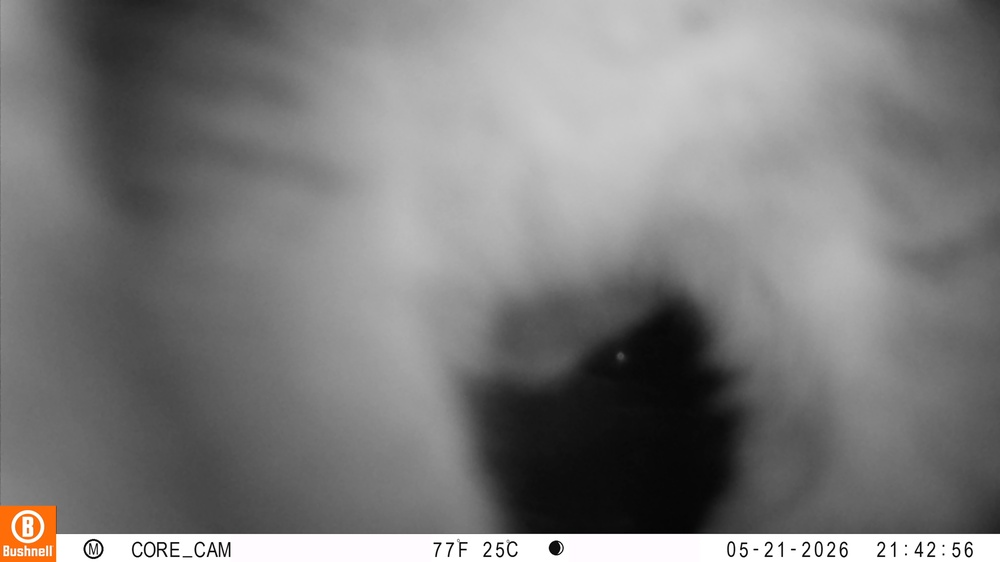
#> input picture kukangsort-backend/backend/sample_testing/Copy of 05210910.JPG, 1000 x 562 px, shrunk from 3840 x 2160 before the run
$ python -i preprocessing.py   (imports and definitions only)   (older library calls are emulated)
#> lines starting #> are read from the running program, lines starting #| are printed output that depends on the picture
#> further down, picture is the input picture: shape (562, 1000, 3); mean B, G, R 123.9, 124.3, 124.9
"""
preprocessing.py — DISALIN PERSIS dari kukang_behaviour.ipynb (Step 3).

Preprocessing di inference WAJIB identik dengan yang dipakai saat training,
kalau tidak, distribusi input model bergeser dan akurasi anjlok tanpa jejak.
Jangan ubah nilai apa pun di sini tanpa melatih ulang model.

Pipeline: CLAHE -> Unsharp Masking -> Normalize Brightness
Blur score: Laplacian Variance (untuk info, bukan bagian preprocessing model).
"""
import cv2
import numpy as np


def blur_score(img_bgr: np.ndarray) -> float:
    """Laplacian Variance — tinggi = tajam, rendah = blur."""
    gray = cv2.cvtColor(img_bgr, cv2.COLOR_BGR2GRAY)
    return round(cv2.Laplacian(gray, cv2.CV_64F).var(), 2)


def blur_label(score: float) -> str:
    if score < 50:
        return "sangat blur"
    elif score < 200:
        return "cukup blur"
    elif score < 500:
        return "sedang"
    return "tajam"


def is_grayscale(img_bgr: np.ndarray) -> bool:
    b, g, r = cv2.split(img_bgr)
    diff_bg = np.mean(np.abs(b.astype(int) - g.astype(int)))
#> diff_bg = 0.479
    diff_br = np.mean(np.abs(b.astype(int) - r.astype(int)))
#> diff_br = 0.991
    return (diff_bg + diff_br) / 2 < 5


def apply_clahe(img_bgr: np.ndarray) -> np.ndarray:
    clahe = cv2.createCLAHE(clipLimit=2.0, tileGridSize=(8, 8))
    if is_grayscale(img_bgr):
        gray = cv2.cvtColor(img_bgr, cv2.COLOR_BGR2GRAY)
        return cv2.cvtColor(clahe.apply(gray), cv2.COLOR_GRAY2BGR)
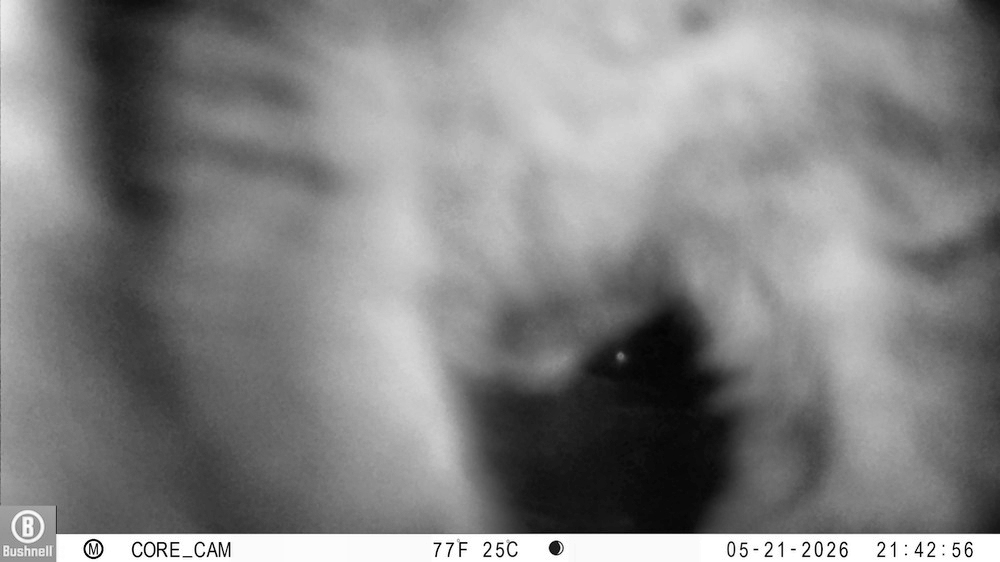
#> returned value: shape (562, 1000, 3); min 1, max 255, mean 130.8
    lab = cv2.cvtColor(img_bgr, cv2.COLOR_BGR2LAB)
    l, a, b = cv2.split(lab)
    l = clahe.apply(l)
    return cv2.cvtColor(cv2.merge([l, a, b]), cv2.COLOR_LAB2BGR)


def unsharp_mask(img_bgr: np.ndarray, strength: float = 1.5) -> np.ndarray:
#> called with strength = 1.5
    blurred = cv2.GaussianBlur(img_bgr, (0, 0), sigmaX=2)
    return cv2.addWeighted(img_bgr, 1 + strength, blurred, -strength, 0)


def normalize_brightness(img_bgr: np.ndarray, target_mean: float = 120.0) -> np.ndarray:
#> called with target_mean = 120
    current_mean = np.mean(img_bgr)
#> current_mean = 130.5
    if current_mean < 1:
        return img_bgr
    scale = target_mean / current_mean
#> scale = 0.919
    return np.clip(img_bgr.astype(np.float32) * scale, 0, 255).astype(np.uint8)
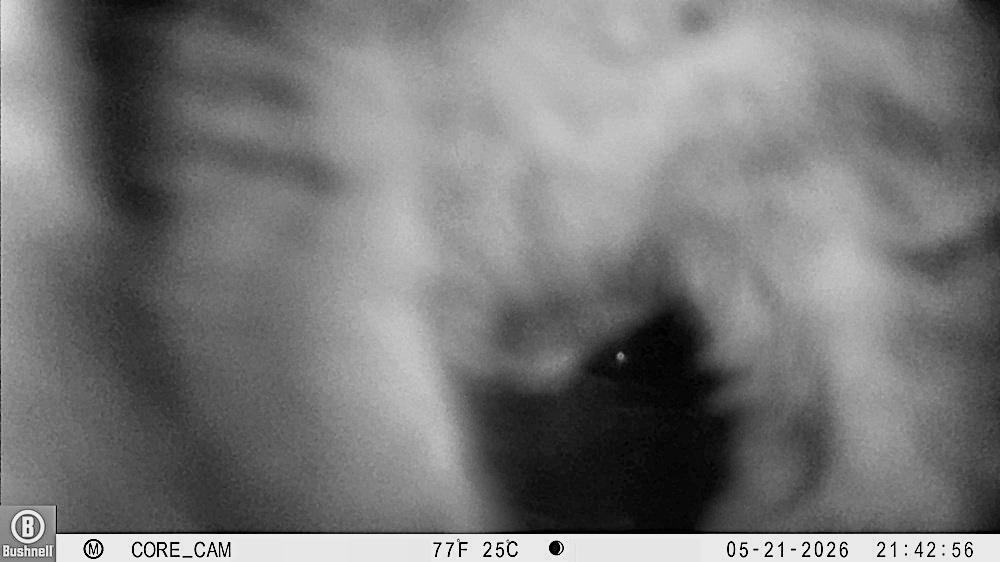
#> returned value: shape (562, 1000, 3); min 0, max 234, mean 119.5


def enhance(img_bgr: np.ndarray) -> np.ndarray:
    img = apply_clahe(img_bgr)
    img = unsharp_mask(img)
    img = normalize_brightness(img)
    return img

>>> import cv2
>>> picture = cv2.imread('sample_testing/Copy of 05210910.JPG')
>>> result = enhance(picture)

$ run again, on kukangsort-backend/backend/sample_testing/Copy of 05210926.JPG
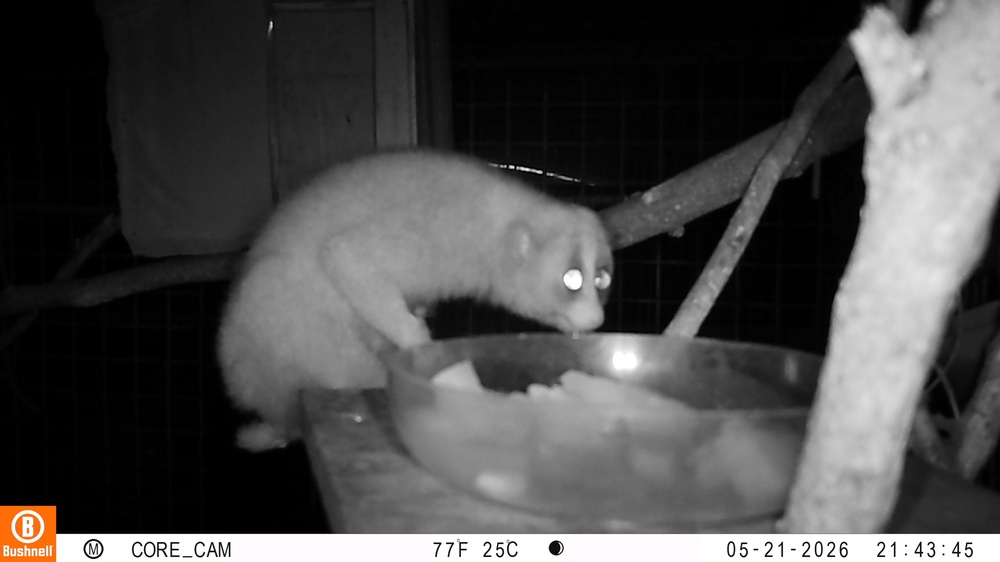
#> input picture kukangsort-backend/backend/sample_testing/Copy of 05210926.JPG, 1000 x 562 px, shrunk from 3840 x 2160 before the run
#> picture is the input picture: shape (562, 1000, 3); mean B, G, R 75.3, 75.7, 76.3
#> diff_bg = 0.475
#> diff_br = 0.988
#> in apply_clahe, `return cv2.cvtColor(clahe.apply(gray), cv2.COLOR_GRAY2BGR)`:
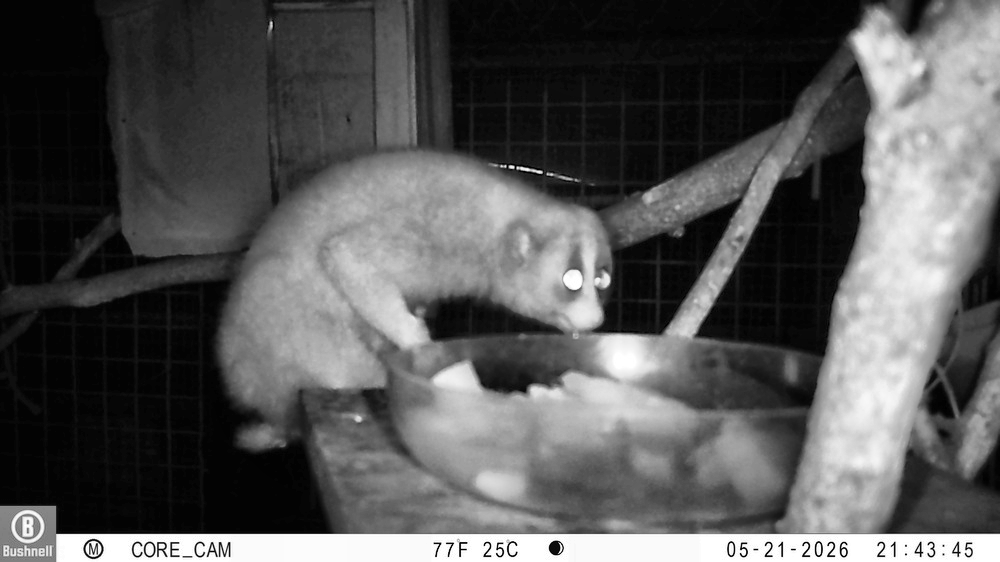
#> returned value: shape (562, 1000, 3); min 0, max 255, mean 86.8
#> current_mean = 86.61
#> scale = 1.39
#> in normalize_brightness, `return np.clip(img_bgr.astype(np.float32) * scale, 0, 255).astype(np.u..`:
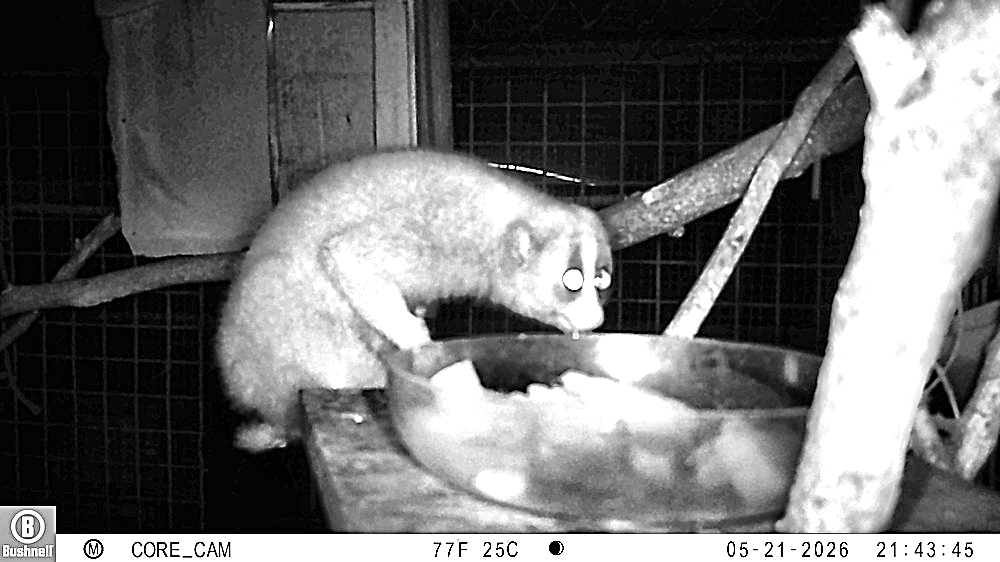
#> returned value: shape (562, 1000, 3); min 0, max 255, mean 111.5

$ run again, on kukangsort-backend/backend/sample_testing/Copy of 05210936.JPG
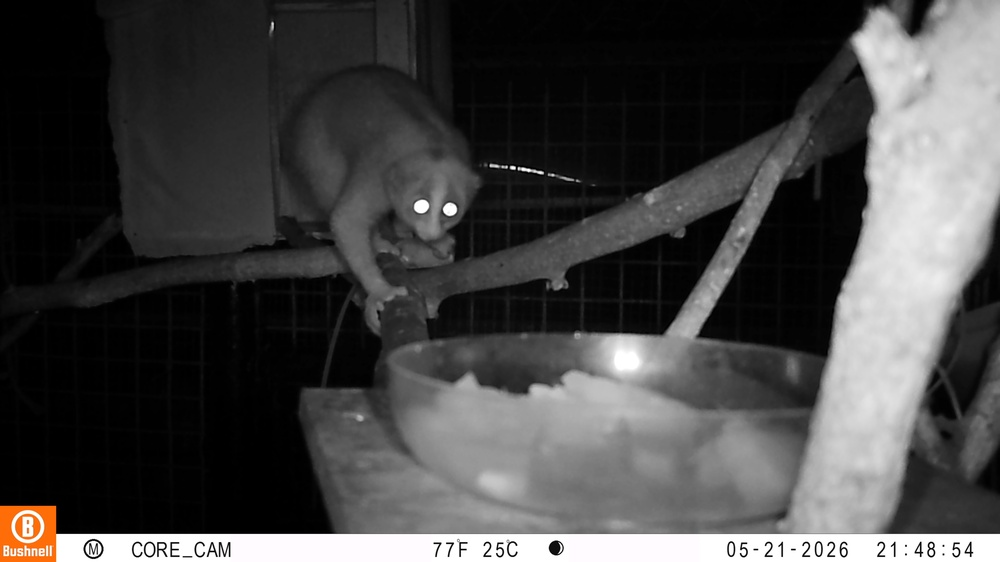
#> input picture kukangsort-backend/backend/sample_testing/Copy of 05210936.JPG, 1000 x 562 px, shrunk from 3840 x 2160 before the run
#> picture is the input picture: shape (562, 1000, 3); mean B, G, R 68.6, 69, 69.6
#> diff_bg = 0.475
#> diff_br = 0.988
#> in apply_clahe, `return cv2.cvtColor(clahe.apply(gray), cv2.COLOR_GRAY2BGR)`:
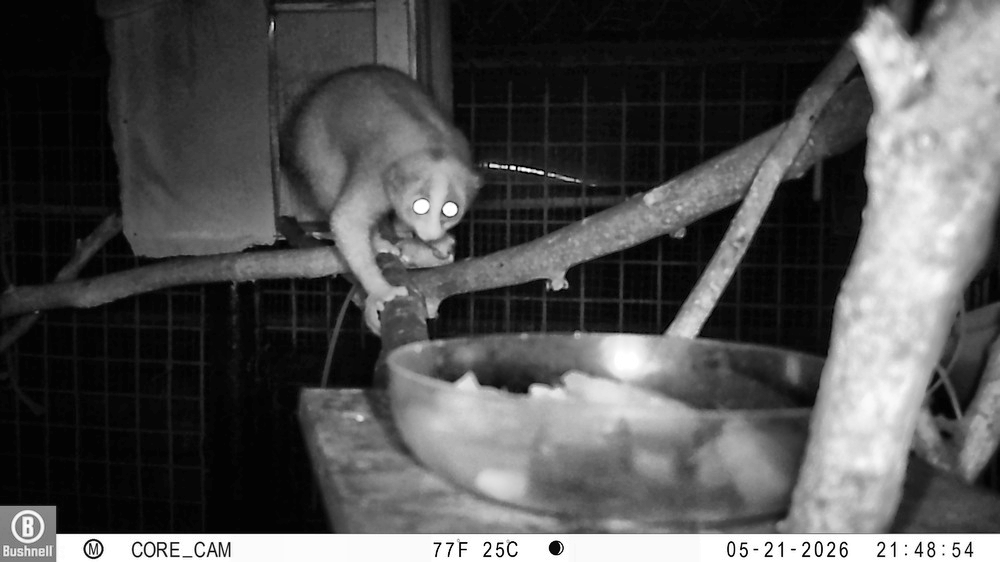
#> returned value: shape (562, 1000, 3); min 0, max 255, mean 81.6
#> current_mean = 81.45
#> scale = 1.47
#> in normalize_brightness, `return np.clip(img_bgr.astype(np.float32) * scale, 0, 255).astype(np.u..`:
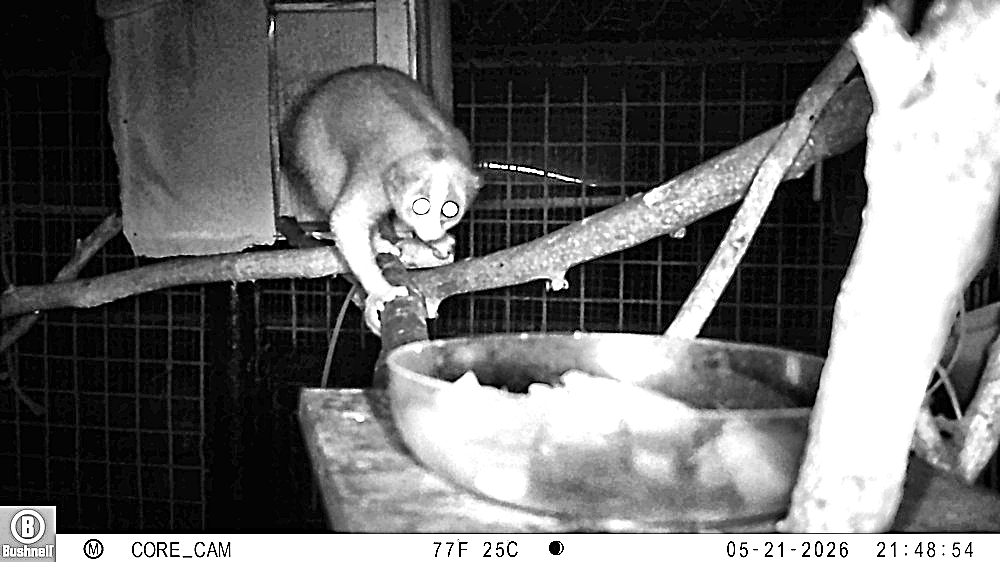
#> returned value: shape (562, 1000, 3); min 0, max 255, mean 108.1

$ run again, on kukangsort-backend/backend/sample_testing/Copy of 05210953.JPG
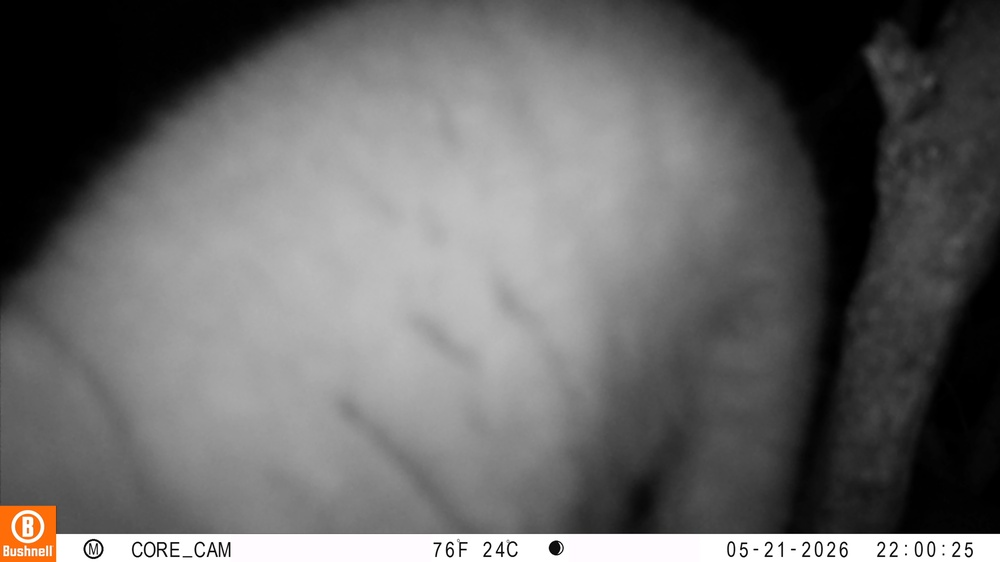
#> input picture kukangsort-backend/backend/sample_testing/Copy of 05210953.JPG, 1000 x 562 px, shrunk from 3840 x 2160 before the run
#> picture is the input picture: shape (562, 1000, 3); mean B, G, R 103.3, 103.6, 104.3
#> diff_bg = 0.478
#> diff_br = 0.991
#> in apply_clahe, `return cv2.cvtColor(clahe.apply(gray), cv2.COLOR_GRAY2BGR)`:
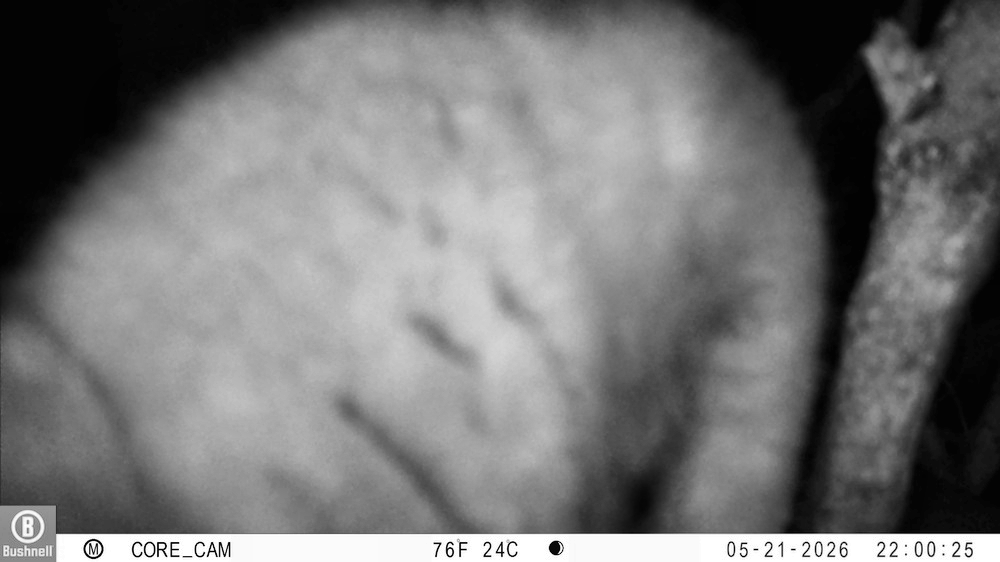
#> returned value: shape (562, 1000, 3); min 1, max 255, mean 118.3
#> current_mean = 117.9
#> scale = 1.02
